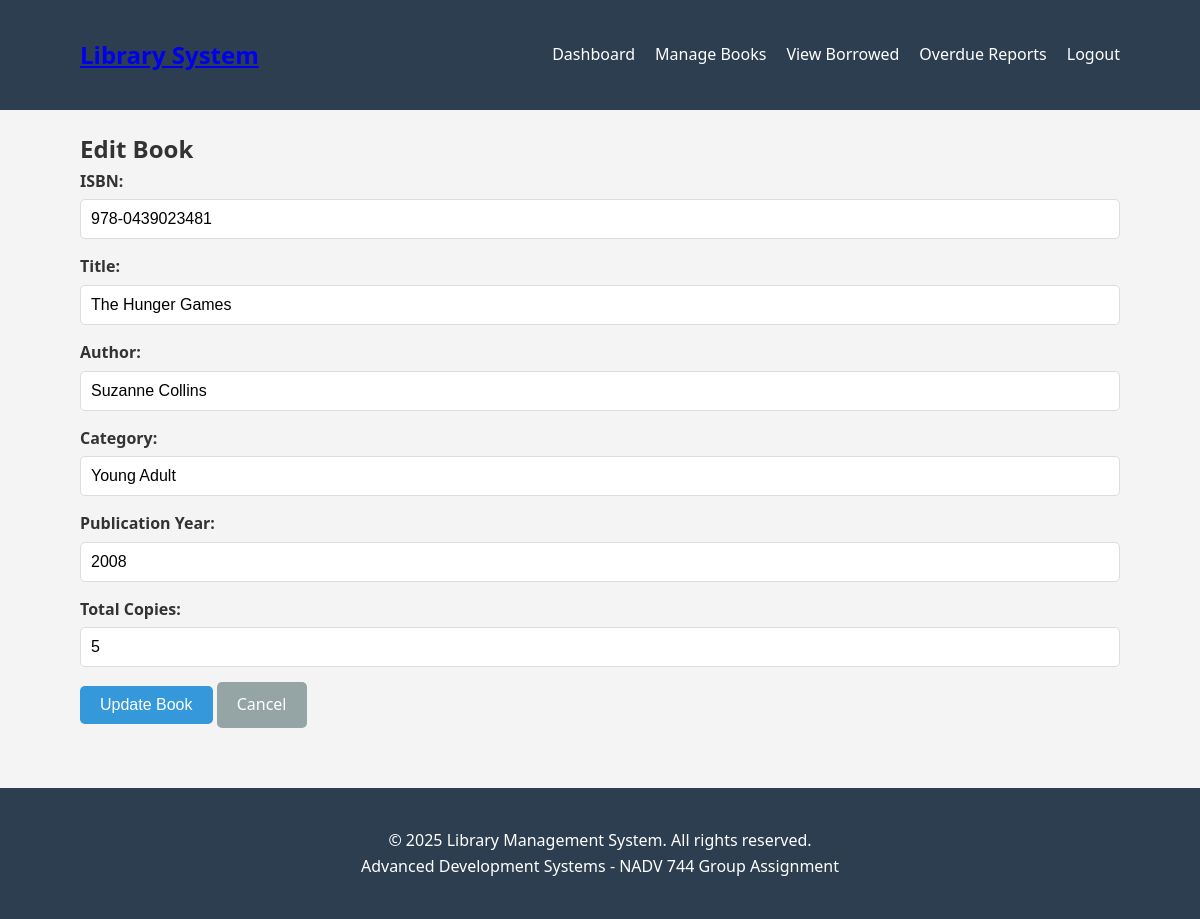
Screenshot of /admin/edit_book.php?id=5 (signed in) with the database file from the repository.
### tables this page shows
CREATE TABLE books (
  id INT UNSIGNED NOT NULL AUTO_INCREMENT,
  isbn VARCHAR(20) NOT NULL,
  title VARCHAR(255) NOT NULL,
  author VARCHAR(100) NOT NULL,
  category VARCHAR(50) NOT NULL,
  publication_year YEAR NOT NULL,
  publisher VARCHAR(100) DEFAULT NULL,
  description TEXT DEFAULT NULL,
  total_copies INT UNSIGNED DEFAULT 1,
  available_copies INT UNSIGNED DEFAULT 1,
  created_at TIMESTAMP DEFAULT CURRENT_TIMESTAMP,
  updated_at TIMESTAMP DEFAULT CURRENT_TIMESTAMP ON UPDATE CURRENT_TIMESTAMP,
  PRIMARY KEY (id),
  UNIQUE KEY unique_isbn (isbn),
  INDEX idx_category (category),
  INDEX idx_author (author),
  INDEX idx_availability (available_copies),
  INDEX idx_publication_year (publication_year),
  FULLTEXT KEY ft_search (title, author, description)
);

### includes/functions.php (called while the page is built, shortened)
<?php
require_once 'db_connection.php';
class LibraryFunctions {
    private $conn;
    public function __construct() {
        $database = new Database();
        $this->conn = $database->getConnection();
    }
    public function getBookById($id) {
        try {
            $query = "SELECT * FROM books WHERE id = :id";
            $stmt = $this->conn->prepare($query);
            $stmt->bindParam(':id', $id);
            $stmt->execute();
            return $stmt->fetch(PDO::FETCH_ASSOC);
        } catch(PDOException $e) {
            echo "Error: " . $e->getMessage();
            return false;
        }
    }
}
?>

### includes/db_connection.php (called while the page is built, shortened)
<?php
class Database {
    private $host = DB_HOST;
    private $db_name = DB_NAME;
    private $username = DB_USER;
    private $password = DB_PASS;
    private $port = DB_PORT;
    public function getConnection() {
        $this->conn = null;
        try {
            $dsn = "mysql:host=" . $this->host . ";port=" . $this->port . ";dbname=" . $this->db_name;
            $this->conn = new PDO($dsn, $this->username, $this->password);
            $this->conn->exec("set names utf8");
            $this->conn->setAttribute(PDO::ATTR_ERRMODE, PDO::ERRMODE_EXCEPTION);
        } catch(PDOException $exception) {
            echo "Connection error: " . $exception->getMessage();
        }
        return $this->conn;
    }
}
?>

### admin/edit_book.php (the view, shortened to what this page needs)
<?php
require_once '../includes/functions.php';
$library = new LibraryFunctions();
$book_id = isset($_GET['id']) ? intval($_GET['id']) : 0;
$book = $library->getBookById($book_id);
?>
<!DOCTYPE html>
<html lang="en">
<head>
    <link rel="stylesheet" href="../assets/css/style.css">
</head>
<body>
    <?php include '../includes/header.php'; ?>
    <div class="container">
        <h2>Edit Book</h2>
        <form method="POST" action="">
            <div class="form-group">
                <label for="isbn">ISBN:</label>
                <input type="text" id="isbn" name="isbn" value="<?php echo htmlspecialchars($book['isbn']); ?>" required>
            </div>
            <div class="form-group">
                <label for="title">Title:</label>
                <input type="text" id="title" name="title" value="<?php echo htmlspecialchars($book['title']); ?>" required>
            </div>
            <div class="form-group">
                <label for="author">Author:</label>
                <input type="text" id="author" name="author" value="<?php echo htmlspecialchars($book['author']); ?>" required>
            </div>
            <div class="form-group">
                <label for="category">Category:</label>
                <input type="text" id="category" name="category" value="<?php echo htmlspecialchars($book['category']); ?>" required>
            </div>
            <div class="form-group">
                <label for="publication_year">Publication Year:</label>
                <input type="number" id="publication_year" name="publication_year" value="<?php echo htmlspecialchars($book['publication_year']); ?>" min="1000" max="<?php echo date('Y'); ?>" required>
            </div>
            <div class="form-group">
                <label for="total_copies">Total Copies:</label>
                <input type="number" id="total_copies" name="total_copies" value="<?php echo $book['total_copies']; ?>" min="1" required>
            </div>
            <button type="submit" class="btn btn-primary">Update Book</button>
            <a href="manage_books.php" class="btn btn-secondary">Cancel</a>
        </form>
    </div>
    <?php include '../includes/footer.php'; ?>
</body>
</html>

### assets/style.css (style rules this page uses)
* { margin: 0; padding: 0; box-sizing: border-box; }
body { font-family: 'Segoe UI', Tahoma, Geneva, Verdana, sans-serif; line-height: 1.6; color: #333; background-color: #f4f4f4; }
.container { width: 90%; max-width: 1200px; margin: 0 auto; padding: 20px; }
.btn { display: inline-block; padding: 10px 20px; border: none; border-radius: 5px; cursor: pointer; text-decoration: none; font-size: 1rem; transition: background-color 0.3s; }
.btn-primary { background-color: #3498db; color: white; }
.btn-secondary { background-color: #95a5a6; color: white; }
.form-group { margin-bottom: 15px; }
.form-group label { display: block; margin-bottom: 5px; font-weight: bold; }
.form-group input, .form-group select, .form-group textarea { width: 100%; padding: 10px; border: 1px solid #ddd; border-radius: 5px; font-size: 1rem; }

### rows the page displays
books: isbn "978-0439023481", title "The Hunger Games", author "Suzanne Collins", category "Young Adult", publication_year "2008", total_copies "5"
